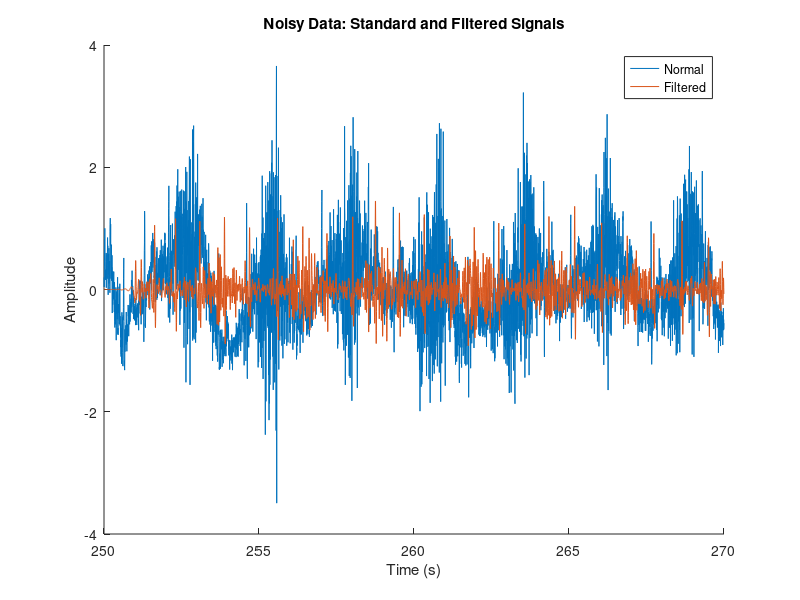

The MATLAB source for this figure:
close all
clean = load('data/normal.mat');
ecg = clean.ecg;
time = clean.t;

vec1 = time > 60;
vec2 = time < 80;
vec = logical(vec1 .* vec2);
ecg_clean = ecg(vec);
time_clean = time(vec);

vec3 = time > 250;
vec4 = time < 270;
vec_noisy = logical(vec3 .* vec4);
ecg_noisy = ecg(vec_noisy);
time_noisy = time(vec_noisy);



[clean_psd, f] = pwelch(ecg_clean, [], [], [],250);
[noisy_psd, f] = pwelch(ecg_noisy, [], [], [],250);
% hold all

% plot(ecg_noisy);
% plot(f, pow2db(clean_psd))
% plot(f, pow2db(noisy_psd))

B = fir1(500,[10/250 60/250], 'bandpass');
% impz(B)
ecg_clean_filt = fftfilt(B, ecg_clean);
ecg_noisy_filt = fftfilt(B, ecg_noisy);
[clean_filt_psd, f] = pwelch(ecg_clean_filt, [], [], [],250);
[noisy_filt_psd, f] = pwelch(ecg_noisy_filt, [], [], [],250);
% % hold all
% plot(f,pow2db(clean_filt_psd));
% plot(f,pow2db(clean_psd));
% plot(ecg_noisy_filt);
% plot(ecg_clean);
hold all
plot(time_noisy, ecg_noisy);
plot(time_noisy, ecg_noisy_filt);
title('Noisy Data: Standard and Filtered Signals');
legend('Normal', 'Filtered')
xlabel('Time (s)')
ylabel('Amplitude')
% plot(f, pow2db(clean_psd));
% plot(f,pow2db(clean_filt_psd));
% title('Clean Data: Standard and Filtered Power Spectrum Density');
% legend('Normal', 'Filtered')
% xlabel('Frequency (Hz)')
% ylabel('Magnitude (dB)')